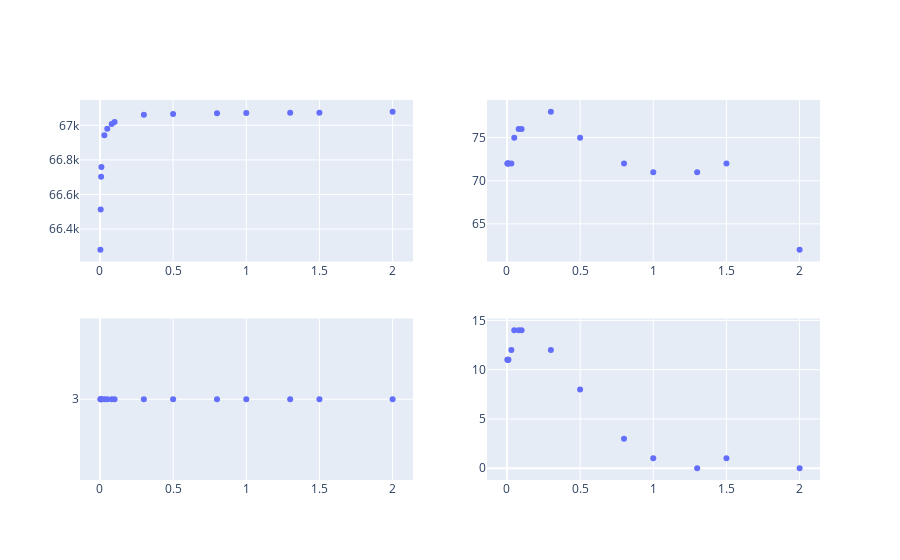

Source (notebook cell):
### Code cell
this_figure

### Figure 1 — Plotly figure (JSON) as saved in the notebook; plotly's stock layout.template omitted (floating-point values rounded to 4 significant figures)
{"data": [{"hovertemplate": "threshold(%)=%{x}<br>num of infrequency apps=%{y}<extra></extra>", "legendgroup": "", "marker": {"color": "#636efa", "symbol": "circle"}, "mode": "markers", "name": "", "orientation": "v", "showlegend": false, "type": "scatter", "x": [0.003, 0.005, 0.008, 0.01, 0.03, 0.05, 0.08, 0.1, 0.3, 0.5, 0.8, 1, 1.3, 1.5, 2], "xaxis": "x", "y": [66281, 66514, 66702, 66759, 66943, 66980, 67007, 67019, 67061, 67065, 67070, 67071, 67072, 67073, 67078], "yaxis": "y"}, {"hovertemplate": "threshold(%)=%{x}<br>num of frequent patterns founded=%{y}<extra></extra>", "legendgroup": "", "marker": {"color": "#636efa", "symbol": "circle"}, "mode": "markers", "name": "", "orientation": "v", "showlegend": false, "type": "scatter", "x": [0.003, 0.005, 0.008, 0.01, 0.03, 0.05, 0.08, 0.1, 0.3, 0.5, 0.8, 1, 1.3, 1.5, 2], "xaxis": "x2", "y": [72, 72, 72, 72, 72, 75, 76, 76, 78, 75, 72, 71, 71, 72, 62], "yaxis": "y2"}, {"hovertemplate": "threshold(%)=%{x}<br>max length of founded pattern=%{y}<extra></extra>", "legendgroup": "", "marker": {"color": "#636efa", "symbol": "circle"}, "mode": "markers", "name": "", "orientation": "h", "showlegend": false, "type": "scatter", "x": [0.003, 0.005, 0.008, 0.01, 0.03, 0.05, 0.08, 0.1, 0.3, 0.5, 0.8, 1, 1.3, 1.5, 2], "xaxis": "x3", "y": ["3", "3", "3", "3", "3", "3", "3", "3", "3", "3", "3", "3", "3", "3", "3"], "yaxis": "y3"}, {"hovertemplate": "threshold(%)=%{x}<br>num of length 1 founded pattern =%{y}<extra></extra>", "legendgroup": "", "marker": {"color": "#636efa", "symbol": "circle"}, "mode": "markers", "name": "", "orientation": "v", "showlegend": false, "type": "scatter", "x": [0.003, 0.005, 0.008, 0.01, 0.03, 0.05, 0.08, 0.1, 0.3, 0.5, 0.8, 1, 1.3, 1.5, 2], "xaxis": "x4", "y": [11, 11, 11, 11, 12, 14, 14, 14, 12, 8, 3, 1, 0, 1, 0], "yaxis": "y4"}], "layout": {"xaxis": {"anchor": "y", "domain": [0, 0.45]}, "xaxis2": {"anchor": "y2", "domain": [0.55, 1]}, "xaxis3": {"anchor": "y3", "domain": [0, 0.45]}, "xaxis4": {"anchor": "y4", "domain": [0.55, 1]}, "yaxis": {"anchor": "x", "domain": [0.575, 1]}, "yaxis2": {"anchor": "x2", "domain": [0.575, 1]}, "yaxis3": {"anchor": "x3", "domain": [0, 0.425]}, "yaxis4": {"anchor": "x4", "domain": [0, 0.425]}}}
